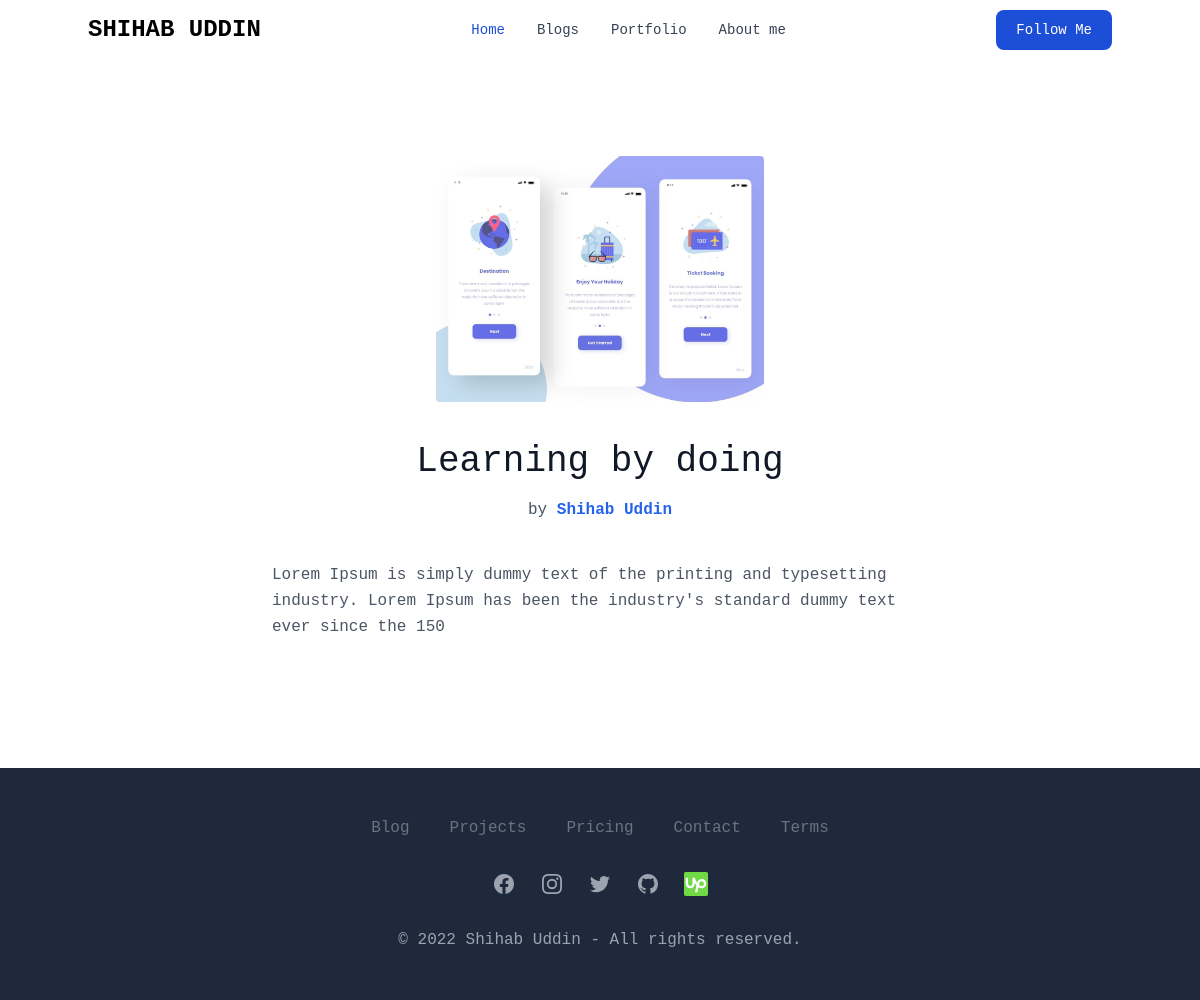
Page /blog/2 on the committed database.
### theme/models.py (models this page shows, shortened)
class Blog(models.Model):
    title = models.CharField(max_length=255)
    description = RichTextField()
    image = models.ImageField(upload_to='images/',)
    created_at = models.DateTimeField(auto_now_add=True)
    updated_at = models.DateTimeField(auto_now=True)
    Category = models.ForeignKey('Category', on_delete=models.CASCADE, related_name='blogs', null=True)

### theme/views.py (the view)
# urls.py: path('blog/', BlogSerializer.as_view(), name='blog-list'),
def blog(request, pk):
    blog = Blog.objects.get(id=pk)
    return render(request, 'theme/blog.html', {'blog': blog})

### theme/templates/theme/blog.html (shortened to what this page needs)
{% load static tailwind_tags %}
<!DOCTYPE html>
<html lang="en">
  <head>
    {% tailwind_css %}
  </head>
  <body class="bg-white font-mono leading-normal tracking-normal">
    {% include 'corewidgets/header.html' %}
    <section class="text-gray-600 body-font">
      <div
        class="container mx-auto flex px-5 py-24 items-center justify-center flex-col"
      >
        <img
          class="lg:w-2/6 md:w-3/6 w-5/6 mb-10 object-cover object-center rounded"
          alt="hero"
          src="{{blog.image.url}}"
        />
        <div class="text-left lg:w-2/3 w-full">
          <h1
            class="title-font sm:text-4xl text-3xl mb-4 font-medium text-gray-900 text-center"
          >
            {{blog.title}}
          </h1>
          <p class="text-center pb-10">
            by
            <a
              class="text-blue-600 font-bold"
              href="https://github.com/wonderkidshihab/"
              >Shihab Uddin</a
            >
          </p>
          <p class="mb-8 leading-relaxed">{{blog.description}}</p>
        </div>
      </div>
    </section>
    {% include 'corewidgets/footer.html' %}
  </body>
</html>

### rows in the picture
Blog: image (picture), title "Learning by doing", description "Lorem Ipsum is simply dummy text of the printing and typesetting industry. Lorem Ipsum has been the industry's standard dummy text ever since the 150"
